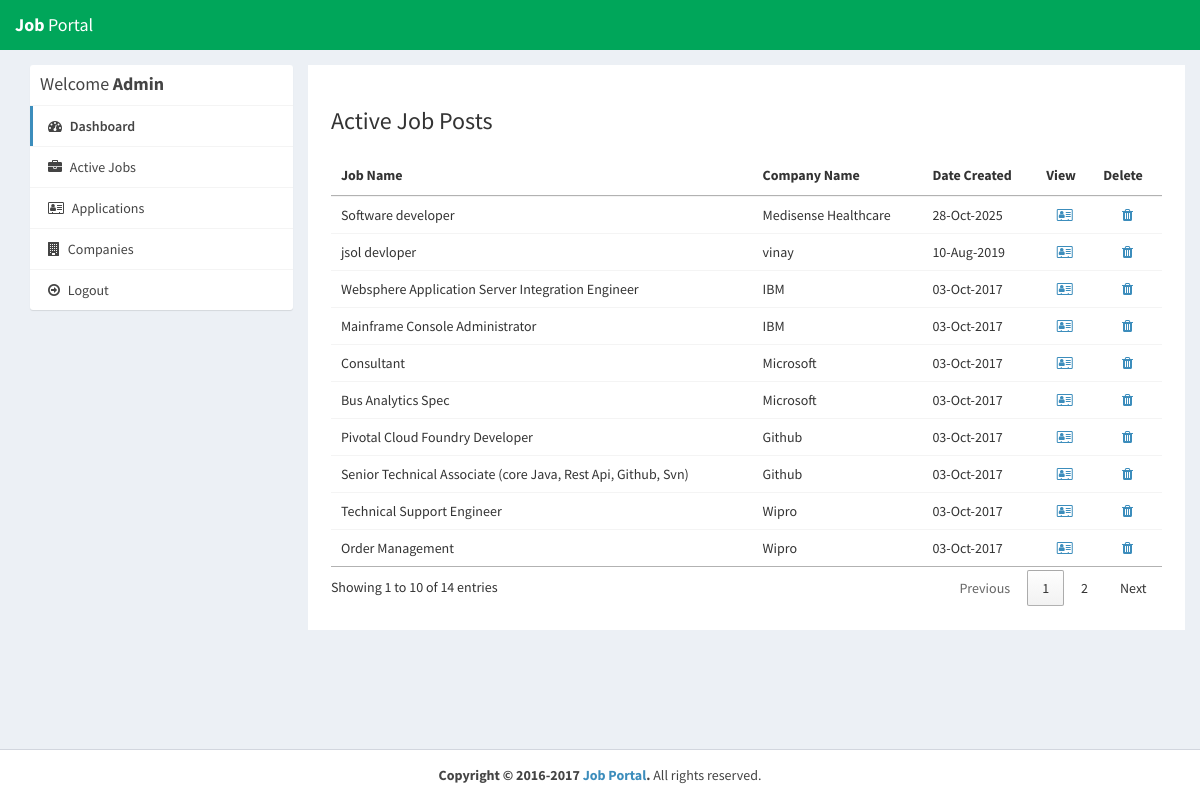
/admin/active-jobs.php (signed in), run on the app's committed database.
### tables this page shows
CREATE TABLE `job_post` (
  `id_jobpost` int(11) NOT NULL,
  `id_company` int(11) NOT NULL,
  `jobtitle` varchar(255) NOT NULL,
  `description` text NOT NULL,
  `minimumsalary` varchar(255) NOT NULL,
  `maximumsalary` varchar(255) NOT NULL,
  `experience` varchar(255) NOT NULL,
  `qualification` varchar(255) NOT NULL,
  `createdat` timestamp NOT NULL DEFAULT current_timestamp()
);

CREATE TABLE `company` (
  `id_company` int(11) NOT NULL,
  `name` varchar(255) NOT NULL,
  `companyname` varchar(255) NOT NULL,
  `country` varchar(255) NOT NULL,
  `state` varchar(255) NOT NULL,
  `city` varchar(255) NOT NULL,
  `contactno` varchar(255) NOT NULL,
  `website` varchar(255) NOT NULL,
  `email` varchar(255) NOT NULL,
  `password` varchar(255) NOT NULL,
  `aboutme` varchar(255) DEFAULT NULL,
  `logo` varchar(255) NOT NULL,
  `createdAt` timestamp NOT NULL DEFAULT current_timestamp(),
  `active` int(11) NOT NULL DEFAULT 2
);

### admin/active-jobs.php (the view, shortened to what this page needs)
<?php
require_once("../db.php");
?>
<?php include_once 'inc/header.php'; ?>
<body class="hold-transition skin-green sidebar-mini">
<div class="wrapper">
<?php include_once 'inc/navbar.php'; ?>
  <div class="content-wrapper" style="margin-left: 0px;">
    <section id="candidates" class="content-header">
      <div class="container">
        <div class="row">
          <?php include_once 'inc/sideMenu.php'; ?>
          <div class="col-md-9 bg-white padding-2">
            <h3>Active Job Posts</h3>
            <div class="row margin-top-20">
              <div class="col-md-12">
                <div class="box-body table-responsive no-padding">
                  <table id="example2" class="table table-hover">
                    <thead>
                      <th>Job Name</th>
                      <th>Company Name</th>
                      <th>Date Created</th>
                      <th>View</th>
                      <th>Delete</th>
                    </thead>
                    <tbody>
                      <?php
                      $sql = "SELECT job_post.*, company.companyname
                        FROM job_post
                        INNER JOIN company ON job_post.id_company = company.id_company
                        ORDER BY job_post.id_jobpost DESC";
                      $result = $conn->query($sql);
                      if($result->num_rows > 0) {
                        while($row = $result->fetch_assoc()) {
                      ?>
                      <tr>
                        <td><?php echo $row['jobtitle']; ?></td>
                        <td><?php echo $row['companyname']; ?></td>
                        <td><?php echo date("d-M-Y", strtotime($row['createdat'])); ?></td>
                        <td class="text-center"><a href="view-job-post.php?id=<?php echo $row['id_jobpost']; ?>"><i class="fa fa-address-card-o"></i></a></td>
                        <td class="text-center"><a href="delete-job-post.php?id=<?php echo $row['id_jobpost']; ?>"><i class="fa fa-trash"></i></a></td>
                      </tr>
                            <?php
                        }
                      }
                    ?>
                    </tbody>
                  </table>
                </div>
              </div>
            </div>
          </div>
        </div>
      </div>
    </section>
  </div>
<?php include_once 'inc/footer.php'; ?>
</body>
</html>

### css/custom.css (style rules this page uses)
.margin-top-20 { margin-top: 20px; }
.padding-2 { padding: 2%; }
.bg-white { background-color: #fff; }

### data on the page
job_post: jobtitle "Software developer", id_company.companyname "Medisense Healthcare", createdat "28-Oct-2025"
job_post: jobtitle "jsol devloper", id_company.companyname "vinay", createdat "10-Aug-2019"
job_post: jobtitle "Websphere Application Server Integration Engineer", id_company.companyname "IBM", createdat "03-Oct-2017"
job_post: jobtitle "Mainframe Console Administrator", id_company.companyname "IBM", createdat "03-Oct-2017"
job_post: jobtitle "Consultant", id_company.companyname "Microsoft", createdat "03-Oct-2017"
job_post: jobtitle "Bus Analytics Spec", id_company.companyname "Microsoft", createdat "03-Oct-2017"
job_post: jobtitle "Pivotal Cloud Foundry Developer", id_company.companyname "Github", createdat "03-Oct-2017"
job_post: jobtitle "Senior Technical Associate (core Java, Rest Api, Github, Svn)", id_company.companyname "Github", createdat "03-Oct-2017"
job_post: jobtitle "Technical Support Engineer", id_company.companyname "Wipro", createdat "03-Oct-2017"
job_post: jobtitle "Order Management", id_company.companyname "Wipro", createdat "03-Oct-2017"
